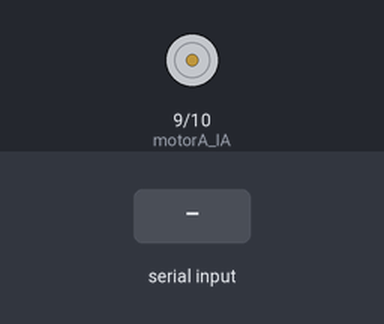
This sketch was run on a simulated Arduino Uno, built with avr-gcc and run on an emulated ATmega328P. On the bench: motor-driver pin pairs drawn as motors (green arrow = first pin HIGH = forward, orange = second pin HIGH = backward, longer = more drive). The test bench sets the inputs (shaded band). What the sketch prints to the serial monitor is not drawn.

Above: at 1.2 s.
1.3 s: byte 30 received over Serial
At 1.45 s:
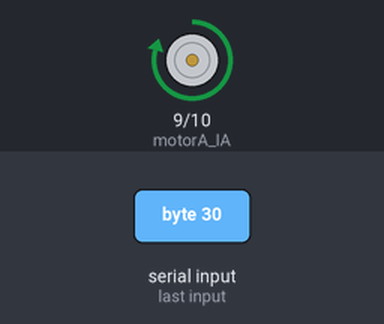
3.1 s: byte 90 received over Serial
At 3.8 s:
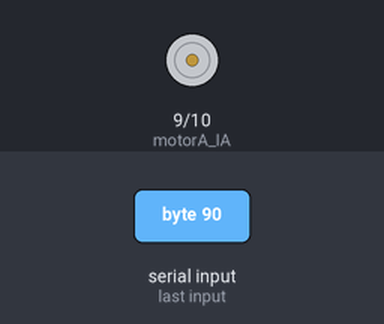
4.6 s: byte 120 received over Serial
At 4.75 s:
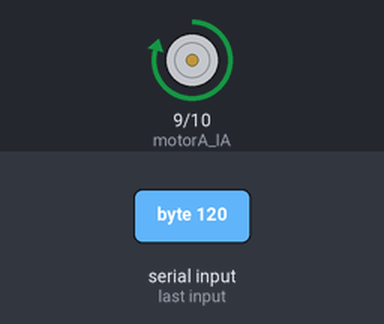
Timing chart, 0 to 7.6 s (numbered marks = the images above; inputs shaded):
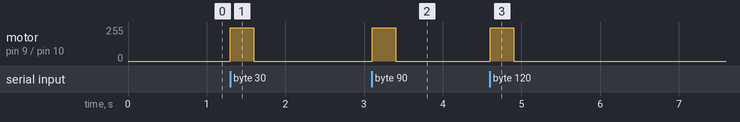

The sketch:

Arduino_Cat.ino
```cpp
// L9110S Motor Driver with Arduino
// Motor A connections
const int motorA_IA = 9;  // Speed control (PWM pin)
const int motorA_IB = 10; // Direction control (PWM pin)

// Motor run duration in milliseconds
const unsigned long RUN_DURATION = 300; // 2 seconds - adjust as needed

// Motor speed (0-255)
const int MOTOR_SPEED = 250; // Adjust speed here (0-255)

unsigned long motorStartTime = 0;
bool motorRunning = false;

void setup() {
  // Initialize serial communication
  Serial.begin(9600);

  // Set motor control pins as outputs
  pinMode(motorA_IA, OUTPUT);
  pinMode(motorA_IB, OUTPUT);

  // Make sure motor is stopped initially
  stopMotor();

  Serial.println("Arduino Ready!");
  Serial.println("Waiting for keyboard input...");
}

void loop() {
  // Check if data is available from serial
  if (Serial.available() > 0) {
    char incomingByte = Serial.read();

    // Any character received will trigger the motor
    Serial.print("Key pressed: ");
    Serial.println(incomingByte);

    // Start the motor
    startMotor();
  }

  // Check if motor should stop
  if (motorRunning && (millis() - motorStartTime >= RUN_DURATION)) {
    stopMotor();
    Serial.println("Motor stopped");
  }
}

void startMotor() {
  // Run motor forward
  analogWrite(motorA_IA, MOTOR_SPEED);
  analogWrite(motorA_IB, 0);

  motorStartTime = millis();
  motorRunning = true;

  Serial.println("Motor started");
}

void stopMotor() {
  // Stop the motor
  analogWrite(motorA_IA, 0);
  analogWrite(motorA_IB, 0);

  motorRunning = false;
}

// Alternative: To run motor in reverse, use this in startMotor():
// analogWrite(motorA_IA, 0);
// analogWrite(motorA_IB, MOTOR_SPEED);
```

Measured:
- after the input at 1.3 s, motor on pin 9 (motorA_IA) / pin 10 (motorA_IB): stopped → forward 250/255 at once, → stopped 0.30 s later
- after the input at 3.1 s, motor on pin 9 (motorA_IA) / pin 10 (motorA_IB): stopped → forward 250/255 at once, → stopped 0.30 s later
- after the input at 4.6 s, motor on pin 9 (motorA_IA) / pin 10 (motorA_IB): stopped → forward 250/255 at once, → stopped 0.30 s later
